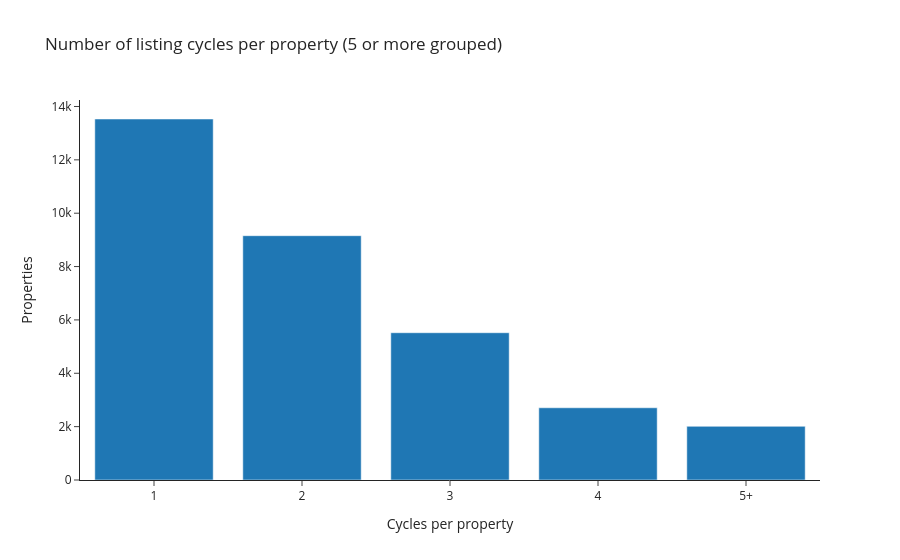

This figure's notebook cell:
### Markdown cell above
Distribution of cycles per property.

### Code cell
cycles_n = hist.groupby("property_id")["cycle_id"].max()
cycle_counts = cycles_n.clip(upper=5).value_counts().sort_index().reset_index()
cycle_counts.columns = ["cycles", "properties"]
cycle_counts["cycles"] = cycle_counts["cycles"].astype(str).replace({"5": "5+"})

fig = px.bar(
    cycle_counts,
    x="cycles",
    y="properties",
    title="Number of listing cycles per property (5 or more grouped)",
    labels={"cycles": "Cycles per property", "properties": "Properties"},
)
fig.show()

### Figure 1 — Plotly figure (JSON) as saved in the notebook; plotly's stock layout.template omitted (floating-point values rounded to 4 significant figures)
{"data": [{"hovertemplate": "Cycles per property=%{x}<br>Properties=%{y}<extra></extra>", "legendgroup": "", "marker": {"color": "#1F77B4", "pattern": {"shape": ""}}, "name": "", "orientation": "v", "showlegend": false, "textposition": "auto", "type": "bar", "x": ["1", "2", "3", "4", "5+"], "xaxis": "x", "y": [13531, 9157, 5520, 2707, 2012], "yaxis": "y"}], "layout": {"barmode": "relative", "legend": {"tracegroupgap": 0}, "title": {"text": "Number of listing cycles per property (5 or more grouped)"}, "xaxis": {"anchor": "y", "domain": [0.0, 1.0], "title": {"text": "Cycles per property"}}, "yaxis": {"anchor": "x", "domain": [0.0, 1.0], "title": {"text": "Properties"}}}}
